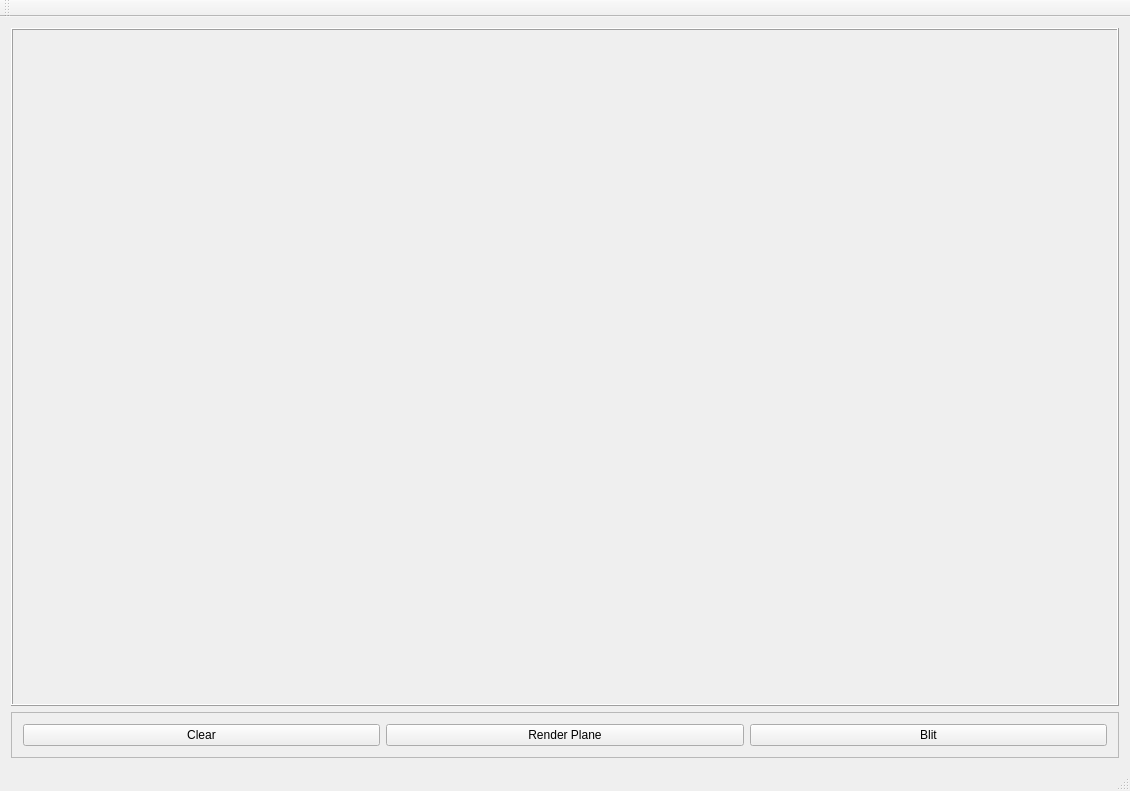
<?xml version="1.0" encoding="UTF-8"?>
<ui version="4.0">
 <class>TextureToolRenderingClass</class>
 <widget class="QMainWindow" name="TextureToolRenderingClass">
  <property name="geometry">
   <rect>
    <x>0</x>
    <y>0</y>
    <width>1130</width>
    <height>791</height>
   </rect>
  </property>
  <property name="windowTitle">
   <string>TextureToolRendering</string>
  </property>
  <widget class="QWidget" name="centralWidget">
   <layout class="QVBoxLayout" name="verticalLayout">
    <item>
     <widget class="QFrame" name="mRenderViewFrame">
      <property name="frameShape">
       <enum>QFrame::Box</enum>
      </property>
      <property name="frameShadow">
       <enum>QFrame::Raised</enum>
      </property>
     </widget>
    </item>
    <item>
     <widget class="QFrame" name="frame">
      <property name="sizePolicy">
       <sizepolicy hsizetype="Preferred" vsizetype="Maximum">
        <horstretch>0</horstretch>
        <verstretch>0</verstretch>
       </sizepolicy>
      </property>
      <property name="frameShape">
       <enum>QFrame::StyledPanel</enum>
      </property>
      <property name="frameShadow">
       <enum>QFrame::Raised</enum>
      </property>
      <layout class="QHBoxLayout" name="horizontalLayout">
       <item>
        <widget class="QPushButton" name="mClearBtn">
         <property name="text">
          <string>Clear</string>
         </property>
        </widget>
       </item>
       <item>
        <widget class="QPushButton" name="mRenderPlaneBtn">
         <property name="text">
          <string>Render Plane</string>
         </property>
        </widget>
       </item>
       <item>
        <widget class="QPushButton" name="mBlitBtn">
         <property name="text">
          <string>Blit</string>
         </property>
        </widget>
       </item>
      </layout>
     </widget>
    </item>
   </layout>
  </widget>
  <widget class="QMenuBar" name="menuBar">
   <property name="geometry">
    <rect>
     <x>0</x>
     <y>0</y>
     <width>1130</width>
     <height>26</height>
    </rect>
   </property>
  </widget>
  <widget class="QToolBar" name="mainToolBar">
   <attribute name="toolBarArea">
    <enum>TopToolBarArea</enum>
   </attribute>
   <attribute name="toolBarBreak">
    <bool>false</bool>
   </attribute>
  </widget>
  <widget class="QStatusBar" name="statusBar"/>
 </widget>
 <layoutdefault spacing="6" margin="11"/>
 <resources>
  <include location="TextureToolRendering.qrc"/>
 </resources>
 <connections/>
</ui>
